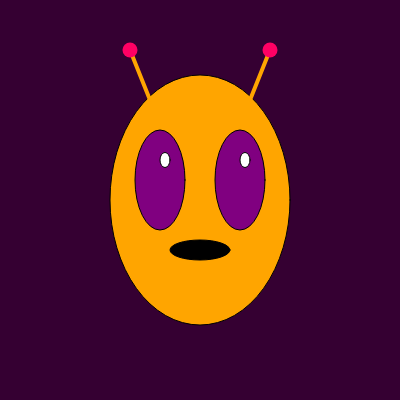
Frame 1 (no input)
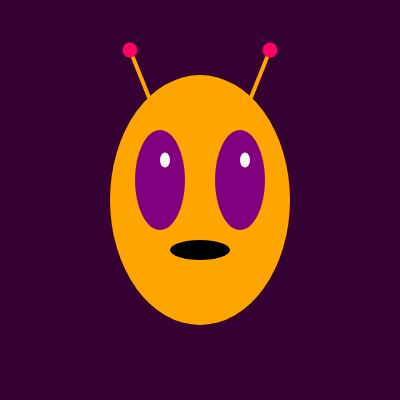
Frame 60 (no input)
Frame 120 (the mouse pressed at the canvas centre since frame 60): identical to frame 60, image omitted

The p5.js sketch that drew these frames (run headless with seeded random() and noise() and a simulated clock; from frame 60 on, the mouse is pressed at the canvas centre):

// p5.js sketch
// ── sketch.js
function setup() {
  createCanvas(400, 400); 
}

function draw() {
  background(53, 0, 50); // Dark purple space background
  // Alien Head
  fill(255, 165, 0); // Orange color to make it alien like
  ellipse(200, 200, 180, 250); // oval for the head
  // Eyes
  fill(128, 0, 128); // Purple eyes
  ellipse(160, 180, 50, 100); // Left eye
  ellipse(240, 180, 50, 100); // Right eye
  // Eye Highlights 
  fill(255); // White
  ellipse(165, 160, 10, 15); 
  ellipse(245, 160, 10, 15); 
  // Mouth
   fill(0); // Black mouth
  ellipse(200, 250, 60, 20); 
  // ellipse for a mouth
  // Antennas
  stroke(255, 165, 0); 
  strokeWeight(4);
  line(150, 100, 130, 50); 
  line(250, 100, 270, 50); 

  // Antenna Tips 
  fill(255, 0, 100); // Pink dots
  noStroke();
  ellipse(130, 50, 15, 15); // Left dot
  //The first one moves the dot to right and the rest accordingly
  ellipse(270, 50, 15, 15); // Right dot
  //This moves the right antennaes dot
}
